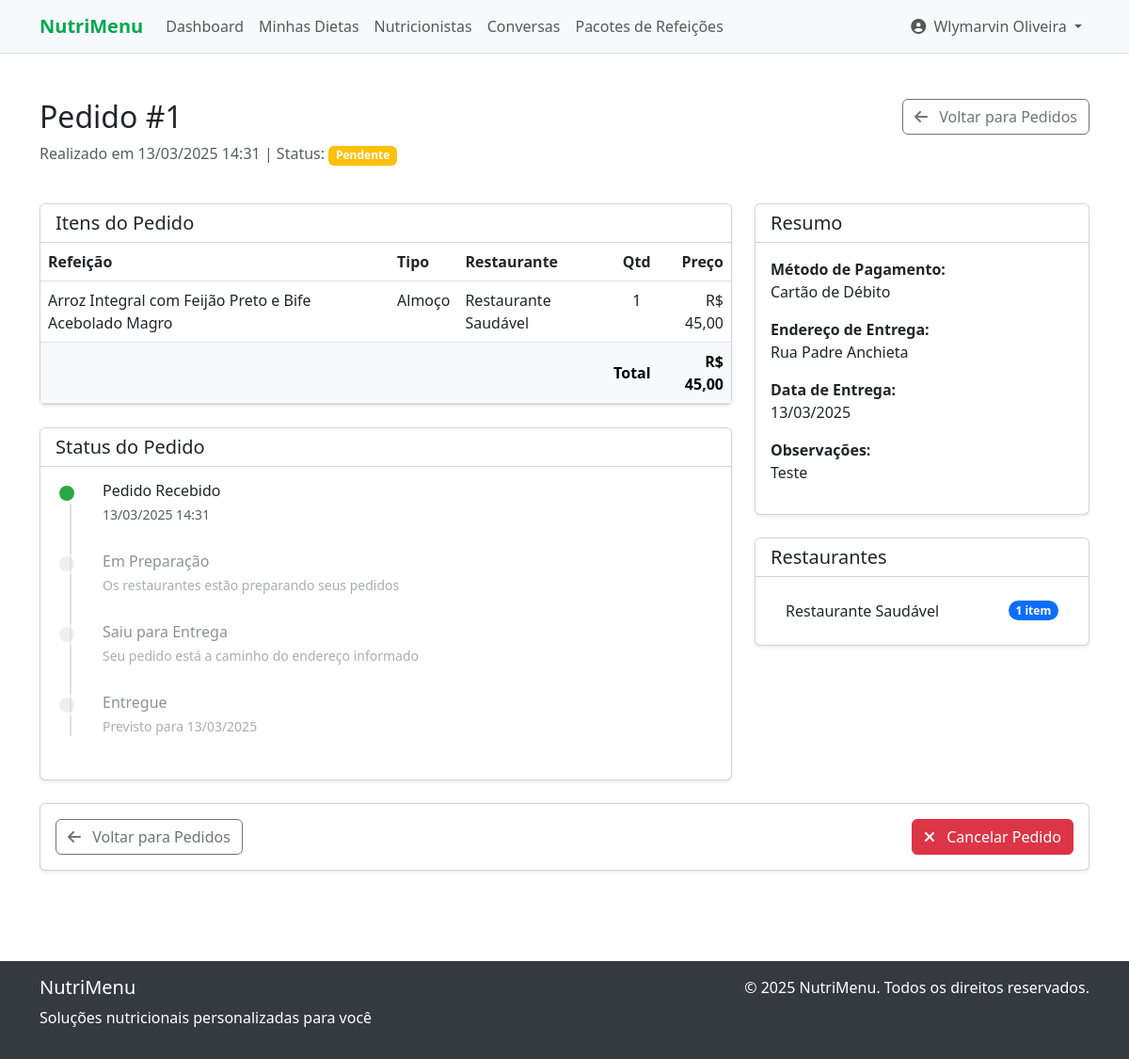
Before: /meals/orders/view?id=1 (signed in) with the older database file.
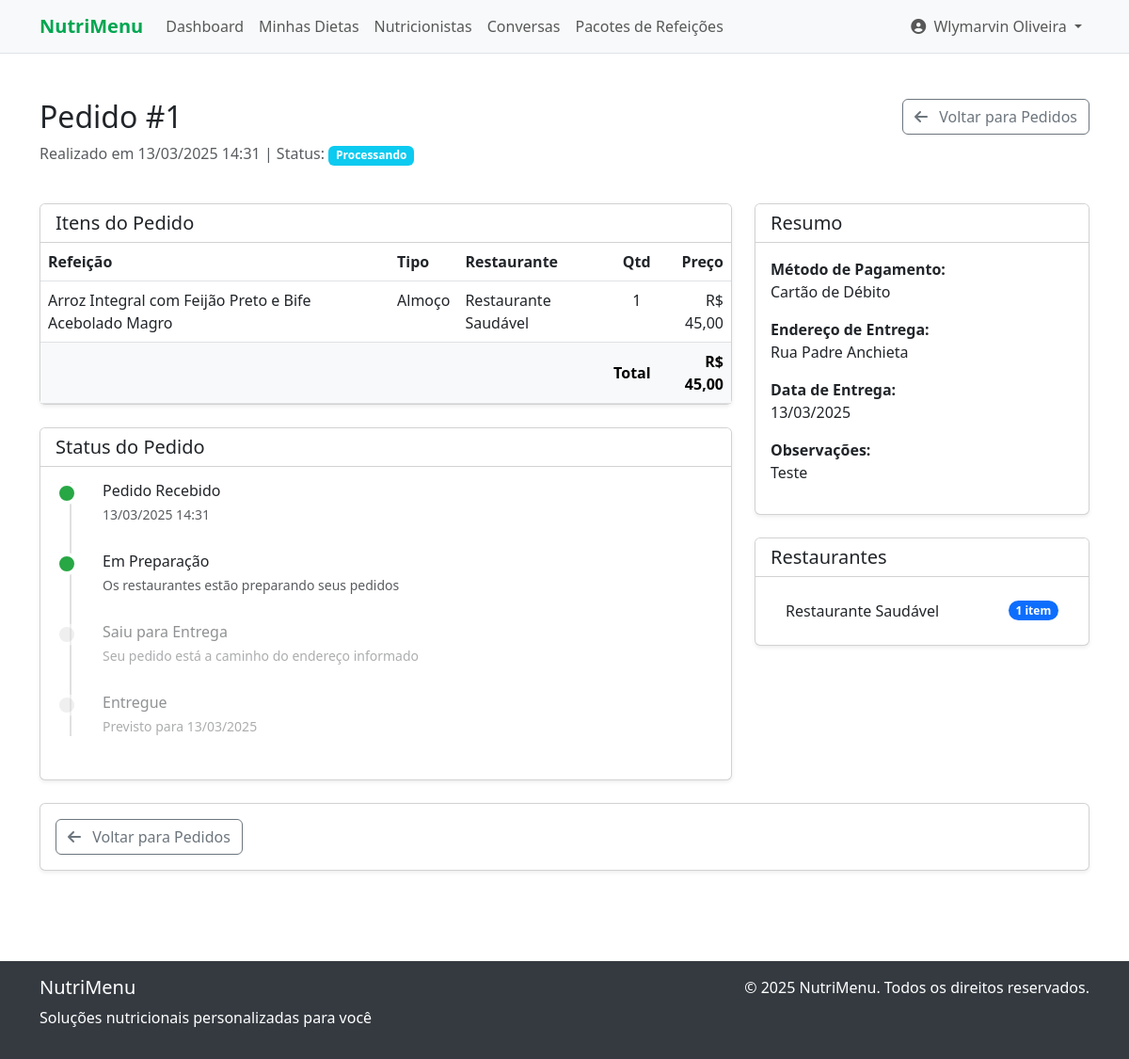
After: the same page with the newer database file.
### tables this page shows
CREATE TABLE meal_orders (
    id INTEGER PRIMARY KEY AUTOINCREMENT,
    user_id INTEGER NOT NULL,
    delivery_address TEXT NOT NULL,
    delivery_date DATE NOT NULL,
    payment_method TEXT NOT NULL, -- 'credit', 'debit', 'pix', 'money'
    total REAL NOT NULL,
    notes TEXT,
    status TEXT NOT NULL DEFAULT 'pending', -- 'pending', 'processing', 'shipped', 'delivered', 'canceled'
    created_at DATETIME DEFAULT CURRENT_TIMESTAMP,
    updated_at DATETIME DEFAULT CURRENT_TIMESTAMP, package_id INTEGER,
    FOREIGN KEY (user_id) REFERENCES users(id) ON DELETE CASCADE
);

CREATE TABLE users (
    id INTEGER PRIMARY KEY AUTOINCREMENT,
    name TEXT NOT NULL,
    email TEXT NOT NULL UNIQUE,
    password TEXT NOT NULL,
    role TEXT NOT NULL DEFAULT 'user', -- 'admin', 'nutritionist', 'restaurant', 'user'
    created_at DATETIME DEFAULT CURRENT_TIMESTAMP,
    updated_at DATETIME DEFAULT CURRENT_TIMESTAMP
);

### src/controllers/MealController.php (called while the page is built, shortened)
<?php
require_once __DIR__ . '/../models/Order.php';
require_once __DIR__ . '/../utils/Auth.php';
class MealController {
    private $orderModel;
    public function __construct() {
        $this->orderModel = new Order();
    }
    public function viewOrder() {
        $orderId = $_GET['id'] ?? 0;
        $order = $this->orderModel->getById($orderId);
        $orderItems = $this->orderModel->getOrderItems($orderId);
        view('meals/view_order', [
            'order' => $order,
            'orderItems' => $orderItems
        ]);
    }
}

### public/index.php (called while the page is built, shortened)
<?php
require_once __DIR__ . '/../src/init.php';
$controllerFiles = glob(__DIR__ . '/../src/controllers/*.php');
foreach ($controllerFiles as $controller) {
    require_once $controller;
}
$route = getCurrentRoute();
list($controller, $method) = explode('::', $routes[$route]);
$controller = new $controller();
$controller->$method();

### src/config/database.php (called while the page is built, shortened)
<?php
class Database
{
    private static $instance = null;
    private $conn;
    private function __construct()
    {
        $dbPath = __DIR__ . '/../../database/nutrition.db';
        try {
            $this->conn = new SQLite3($dbPath);
            $this->conn->enableExceptions(true);
        } catch (Exception $e) {
            die("Database connection error: " . $e->getMessage());
        }
    }
    public static function getInstance()
    {
        if (self::$instance === null) {
            self::$instance = new self();
        }
        return self::$instance;
    }
    public function query($sql, $params = [])
    {
        try {
            $stmt = $this->conn->prepare($sql);
            if (!empty($params)) {
                foreach ($params as $param => $value) {
                    if (is_int($value)) {
                        $stmt->bindValue($param, $value, SQLITE3_INTEGER);
                    } else if (is_float($value)) {
                        $stmt->bindValue($param, $value, SQLITE3_FLOAT);
                    } else if (is_null($value)) {
                        $stmt->bindValue($param, null, SQLITE3_NULL);
                    } else {
                        $stmt->bindValue($param, $value, SQLITE3_TEXT);
                    }
                }
            }
            $result = $stmt->execute();
            return $result;
        } catch (Exception $e) {
            die("Query execution error: " . $e->getMessage());
        }
    }
    public function fetchOne($sql, $params = [])
    {
        $result = $this->query($sql, $params);
        return $result->fetchArray(SQLITE3_ASSOC);
    }
}

### src/models/Order.php (called while the page is built, shortened)
<?php
require_once __DIR__ . '/../config/database.php';
class Order
{
    private $db;
    public function __construct()
    {
        $this->db = Database::getInstance();
    }
    public function getById($id)
    {
        $sql = "SELECT mo.*, u.name as user_name, u.email as user_email
                FROM meal_orders mo
                JOIN users u ON mo.user_id = u.id
                WHERE mo.id = :id";
        return $this->db->fetchOne($sql, [':id' => $id]);
    }
}

### src/utils/Formatter.php (called while the page is built, shortened)
<?php
class Formatter {
    public static function formatDate($date) {
        $timestamp = is_numeric($date) ? $date : strtotime($date);
        return date('d/m/Y', $timestamp);
    }
    public static function formatDateTime($date) {
        $timestamp = is_numeric($date) ? $date : strtotime($date);
        return date('d/m/Y H:i', $timestamp);
    }
    public static function formatCurrency($value) {
        return 'R$ ' . number_format($value, 2, ',', '.');
    }
}

### src/utils/Auth.php (called while the page is built, shortened)
<?php
class Auth {
    private static $instance = null;
    public static function getInstance() {
        if (self::$instance === null) {
            self::$instance = new self();
        }
        return self::$instance;
    }
    public function isLoggedIn() {
        return isset($_SESSION['logged_in']) && $_SESSION['logged_in'] === true;
    }
    public function getUser() {
        return [
            'id' => $_SESSION['user_id'],
            'name' => $_SESSION['user_name'],
            'email' => $_SESSION['user_email'],
            'role' => $_SESSION['user_role']
        ];
    }
}

### src/views/meals/view_order.php (the view, shortened to what the changed rows need)
<div class="container my-5">
    <div class="row mb-4">
        <div class="col-md-8">
            <h2>Pedido #<?= $order['id'] ?></h2>
            <p class="text-muted">
                Realizado em <?= Formatter::formatDateTime($order['created_at']) ?> |
                Status: <span class="badge bg-<?= getStatusBadgeColor($order['status']) ?>"><?= formatOrderStatus($order['status']) ?></span>
            </p>
        </div>
    </div>
    <div class="row mb-4">
        <div class="col-md-8">
            <div class="card shadow-sm mb-4">
                <div class="card-body p-0">
                    <div class="table-responsive">
                        <table class="table mb-0">
                            <thead>
                                <tr>
                                    <th>Refeição</th>
                                    <th>Tipo</th>
                                    <th>Restaurante</th>
                                    <th class="text-center">Qtd</th>
                                    <th class="text-end">Preço</th>
                                </tr>
                            </thead>
                            <tfoot class="table-light">
                                <tr>
                                    <th colspan="4" class="text-end">Total</th>
                                    <th class="text-end"><?= Formatter::formatCurrency($order['total']) ?></th>
                                </tr>
                            </tfoot>
                        </table>
                    </div>
                </div>
            </div>
            <div class="card shadow-sm">
                <div class="card-body">
                    <div class="timeline">
                        <div class="timeline-item <?= in_array($order['status'], ['pending', 'processing', 'shipped', 'delivered']) ? 'completed' : '' ?>">
                            <div class="timeline-content">
                                <h6>Pedido Recebido</h6>
                                <p class="text-muted small"><?= Formatter::formatDateTime($order['created_at']) ?></p>
                            </div>
                        </div>
                        <div class="timeline-item <?= in_array($order['status'], ['processing', 'shipped', 'delivered']) ? 'completed' : '' ?>">
                            <div class="timeline-marker"></div>
                            <div class="timeline-content">
                                <h6>Em Preparação</h6>
                                <p class="text-muted small">Os restaurantes estão preparando seus pedidos</p>
                            </div>
                        </div>
                        <div class="timeline-item <?= $order['status'] === 'delivered' ? 'completed' : '' ?>">
                            <div class="timeline-content">
                                <h6>Entregue</h6>
                                <p class="text-muted small">Previsto para <?= Formatter::formatDate($order['delivery_date']) ?></p>
                            </div>
                        </div>
                    </div>
                </div>
            </div>
        </div>
        <div class="col-md-4">
            <div class="card shadow-sm mb-4">
                <div class="card-body">
                    <p><strong>Método de Pagamento:</strong><br>
                        <?= formatPaymentMethod($order['payment_method']) ?>
                    </p>
                    <p><strong>Endereço de Entrega:</strong><br>
                        <?= nl2br(htmlspecialchars($order['delivery_address'])) ?>
                    </p>
                    <p><strong>Data de Entrega:</strong><br>
                        <?= Formatter::formatDate($order['delivery_date']) ?>
                    </p>
                    <?php if (!empty($order['notes'])): ?>
                        <p><strong>Observações:</strong><br>
                            <?= nl2br(htmlspecialchars($order['notes'])) ?>
                        </p>
                    <?php endif; ?>
                </div>
            </div>
        </div>
    </div>
    <div class="row">
        <div class="col-12">
            <div class="card shadow-sm">
                <div class="card-body">
                    <div class="d-flex justify-content-between">
                        <a href="/meals/orders" class="btn btn-outline-secondary">
                            <i class="fas fa-arrow-left me-2"></i> Voltar para Pedidos
                        </a>
                        <?php if ($order['status'] === 'pending'): ?>
                            <button type="button" class="btn btn-danger" data-bs-toggle="modal" data-bs-target="#cancelOrderModal">
                                <i class="fas fa-times me-2"></i> Cancelar Pedido
                            </button>
                        <?php endif; ?>
                    </div>
                </div>
            </div>
        </div>
    </div>
</div>
<?php
function getStatusBadgeColor($status) {
    $colors = [
        'pending' => 'warning',
        'processing' => 'info',
        'shipped' => 'primary',
        'delivered' => 'success',
        'canceled' => 'danger'
    ];
    return $colors[$status] ?? 'secondary';
}
function formatOrderStatus($status) {
    $statuses = [
        'pending' => 'Pendente',
        'processing' => 'Processando',
        'shipped' => 'Enviado',
        'delivered' => 'Entregue',
        'canceled' => 'Cancelado'
    ];
    return $statuses[$status] ?? $status;
}
function formatPaymentMethod($method) {
    $methods = [
        'credit' => 'Cartão de Crédito',
        'debit' => 'Cartão de Débito',
        'pix' => 'PIX',
        'money' => 'Dinheiro'
    ];
    return $methods[$method] ?? $method;
}
?>

### src/views/layouts/main.php (shortened to what the changed rows need)
<!DOCTYPE html>
<html lang="pt-BR">
<head>
    <link href="https://cdn.jsdelivr.net/npm/bootstrap@5.3.0/dist/css/bootstrap.min.css" rel="stylesheet">
    <link rel="stylesheet" href="https://cdnjs.cloudflare.com/ajax/libs/font-awesome/6.4.0/css/all.min.css">
    <link rel="stylesheet" href="/css/styles.css">
</head>
<body>
    <nav class="navbar navbar-expand-lg navbar-light bg-light border-bottom">
        <div class="container">
            <div class="collapse navbar-collapse" id="navbarNav">
                <?php if (isset($currentUser)): ?>
                    <?php if ($currentUser['role'] === 'user'): ?>
                        <ul class="navbar-nav">
                            <li class="nav-item">
                                <a class="nav-link <?= getCurrentRoute() === '/dashboard' ? 'active' : '' ?>" href="/dashboard">
                                    Dashboard
                                </a>
                            </li>
                            <li class="nav-item">
                                <a class="nav-link <?= getCurrentRoute() === '/diets' ? 'active' : '' ?>" href="/diets">
                                    Minhas Dietas
                                </a>
                            </li>
                            <li class="nav-item">
                                <a class="nav-link <?= getCurrentRoute() === '/nutritionists' ? 'active' : '' ?>" href="/nutritionists">
                                    Nutricionistas
                                </a>
                            </li>
                            <li class="nav-item">
                                <a class="nav-link <?= getCurrentRoute() === '/chats' ? 'active' : '' ?>" href="/chats">
                                    Conversas
                                </a>
                            </li>
                            <li class="nav-item">
                                <a class="nav-link <?= getCurrentRoute() === '/meals/packages/list' ? 'active' : '' ?>" href="/meals/packages/list">
                                    Pacotes de Refeições
                                </a>
                            </li>
                        </ul>
                    <?php endif; ?>
                    <ul class="navbar-nav ms-auto">
                        <li class="nav-item dropdown">
                            <a class="nav-link dropdown-toggle" href="#" id="userDropdown" role="button" data-bs-toggle="dropdown">
                                <i class="fas fa-user-circle me-1"></i> <?= $currentUser['name'] ?>
                            </a>
                        </li>
                    </ul>
                <?php endif; ?>
            </div>
        </div>
    </nav>
    <div class="main-content">
        <?= $content ?>
    </div>
</body>
</html>

Changed rows visible on the page:
changed meal_orders "Cartão de Débito": status "Pendente" → "Processando"
Other visible differences:
text no longer shown: "Cancelar Pedido"
